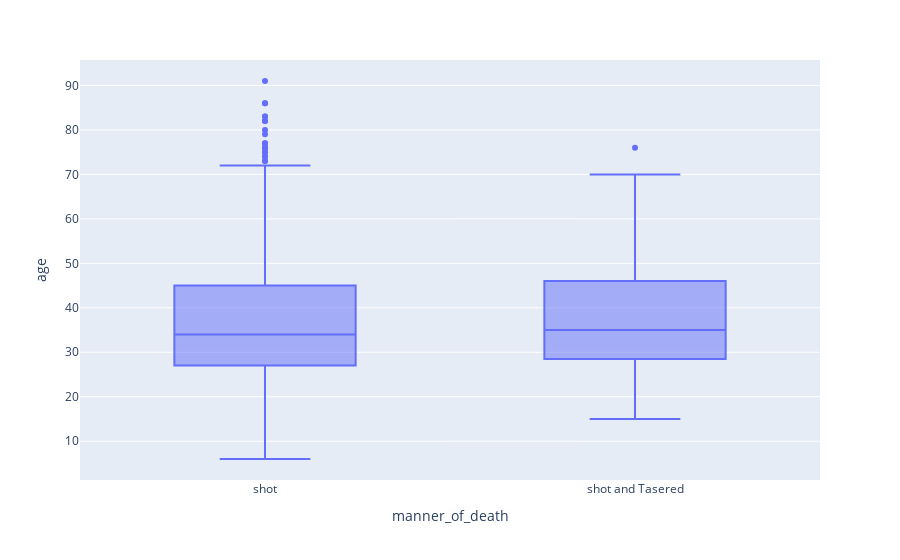

The notebook cell saved with this chart:
### Code cell
#Comparing Manner of death along with age :
fig = px.box(plc, x="manner_of_death", y="age")
fig.show()

### Figure 1 — Plotly figure (JSON) as saved in the notebook; plotly's stock layout.template omitted (floating-point values rounded to 4 significant figures; data arrays with more than 128 entries replaced by an {"elided": "..."} marker saying what was removed)
{"data": [{"alignmentgroup": "True", "hovertemplate": "manner_of_death=%{x}<br>age=%{y}<extra></extra>", "legendgroup": "", "marker": {"color": "#636efa"}, "name": "", "notched": false, "offsetgroup": "", "orientation": "v", "showlegend": false, "type": "box", "x": {"elided": "2535 str values"}, "x0": " ", "xaxis": "x", "y": {"elided": "2535 int values"}, "y0": " ", "yaxis": "y"}], "layout": {"boxmode": "group", "legend": {"tracegroupgap": 0}, "margin": {"t": 60}, "xaxis": {"anchor": "y", "domain": [0, 1], "title": {"text": "manner_of_death"}}, "yaxis": {"anchor": "x", "domain": [0, 1], "title": {"text": "age"}}}}
